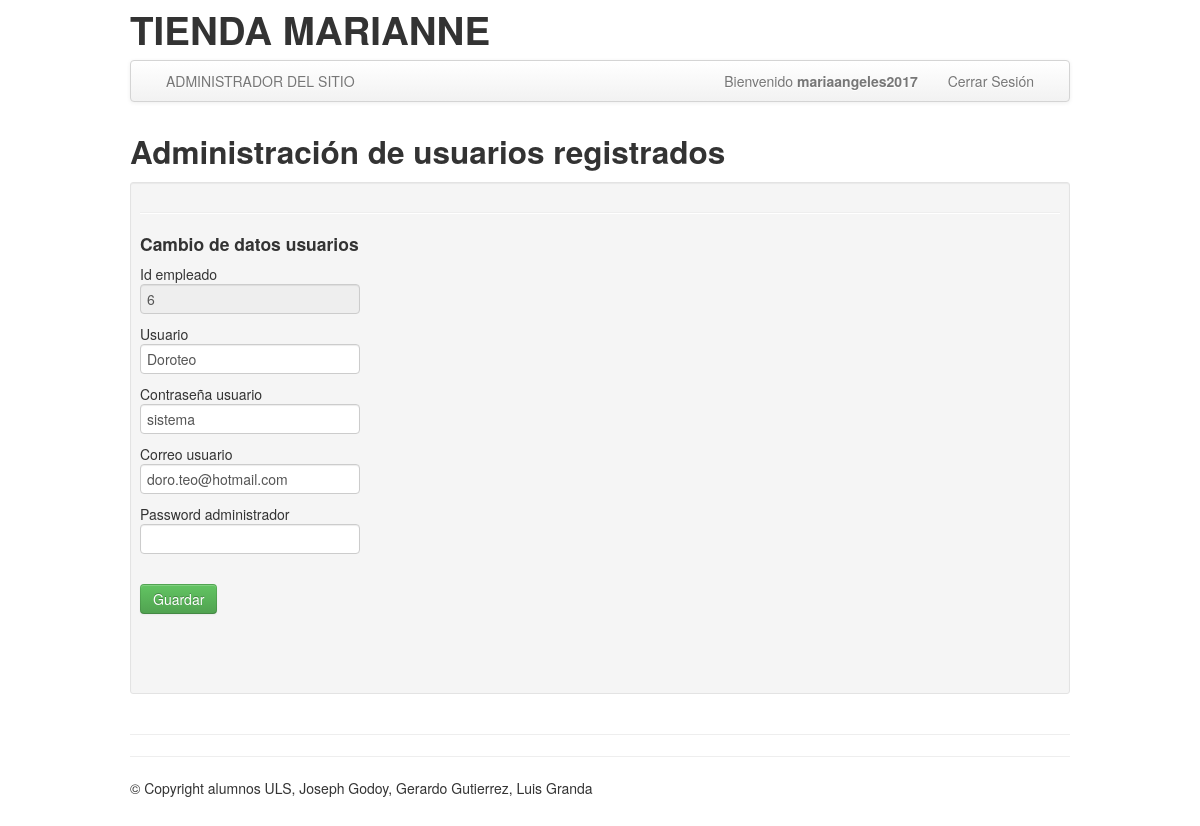
Page /actualizar.php?id=6 (signed in) on the committed database.
### tables this page shows
CREATE TABLE IF NOT EXISTS `empleado` (
  `ide_empleado` tinyint(2) NOT NULL AUTO_INCREMENT,
  `nombre` varchar(45) DEFAULT NULL,
  `apellido_pat` varchar(50) DEFAULT NULL,
  `apellido_mat` varchar(50) DEFAULT NULL,
  `correo` varchar(50) DEFAULT NULL,
  `usuario` varchar(20) DEFAULT NULL,
  `contrasena` varchar(10) DEFAULT NULL,
  `telefono` varchar(8) DEFAULT NULL,
  `rol` smallint(2) DEFAULT NULL,
  `pasadmin` varchar(35) DEFAULT NULL,
  PRIMARY KEY (`ide_empleado`)
);

### actualizar.php (the view, shortened to what this page needs)
<!DOCTYPE html>
<html lang="en">
  <head>
    <link href="bootstrap/css/bootstrap.min.css" rel="stylesheet"/>
  </head>
<body data-offset="40" background="images/disney.jpg" style="background-attachment: fixed">
<div class="container">
<header class="header">
<div class="row">
	<?php
	include("include/cabecera.php");
	?>
</div>
</header>
<div class="navbar">
  <div class="navbar-inner">
	<div class="container">
	  <div class="nav-collapse">
		<ul class="nav">
			<li class=""><a href="admin.php">ADMINISTRADOR DEL SITIO</a></li>
		</ul>
		<ul class="nav pull-right">
		<li><a href="">Bienvenido <strong><?php echo $_SESSION['usuario'];?></strong> </a></li>
			  <li><a href="desconectar.php"> Cerrar Sesión </a></li>
		</ul>
	  </div>
	</div>
  </div>
</div>
<div class="row">
	<div class="span12">
		<div class="caption">
		<h2> Administración de usuarios registrados</h2>
		<div class="well well-small">
		<hr class="soft"/>
		<h4>Cambio de datos usuarios</h4>
		<div class="row-fluid">
		<?php
		extract($_GET);
		require("conexion_bd.php");
		$sql="SELECT * FROM empleado WHERE ide_empleado=$id";
		$ressql=mysqli_query($mysqli,$sql);
		while ($row=mysqli_fetch_row ($ressql)){
		    	$id=$row[0];
		    	$usuario=$row[5];
		    	$contrasena=$row[6];
		    	$correo=$row[4];
		    	$pasadmin=$row[9];
		    }
		?>
		<form action="ejecutaactualizar.php" method="post">
				Id empleado<br><input type="text" name="id" value= "<?php echo $id ?>" readonly="readonly"><br>
				Usuario<br> <input type="text" name="usuario" value="<?php echo $usuario?>"><br>
				Contraseña usuario<br> <input type="text" name="contrasena" value="<?php echo $contrasena?>"><br>
				Correo usuario<br> <input type="text" name="correo" value="<?php echo $correo?>"><br>
				Password administrador<br> <input type="text" name="pasadmin" value="<?php echo $pasadmin?>"><br>
				<br>
				<input type="submit" value="Guardar" class="btn btn-success btn-primary">
			</form>
		<div class="span8">
		</div>
		</div>
		<br/>
		</div>
</div>
	</div>
</div>
<hr class="soften"/>
<footer class="footer">
<hr class="soften"/>
<p>&copy; Copyright  alumnos ULS, Joseph Godoy, Gerardo Gutierrez,  Luis Granda<br/><br/></p>
 </footer>
</div>
  </body>
</html>

### rows in the picture
empleado: id "6", usuario "Doroteo", contrasena "sistema", correo "doro.teo@hotmail.com"

### other values in the picture
$_SESSION['usuario'] "mariaangeles2017"
